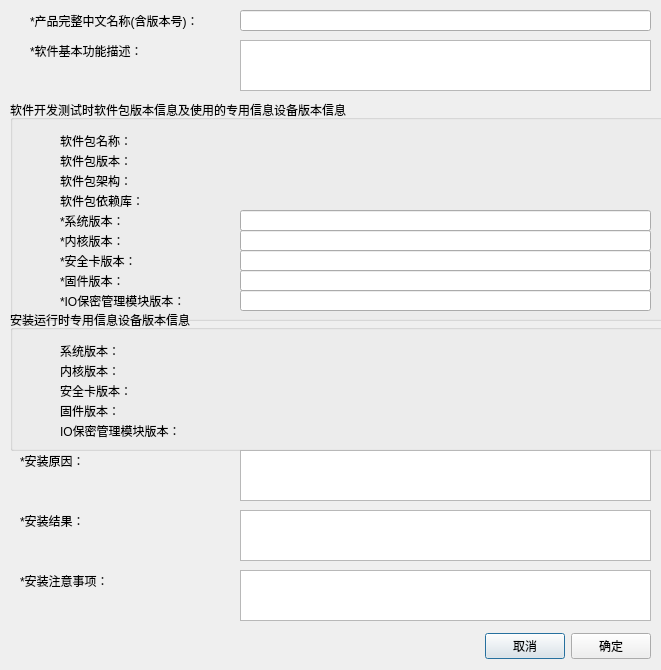
<?xml version="1.0" encoding="UTF-8"?>
<ui version="4.0">
 <class>AddPackageDialog</class>
 <widget class="QDialog" name="AddPackageDialog">
  <property name="geometry">
   <rect>
    <x>0</x>
    <y>0</y>
    <width>661</width>
    <height>670</height>
   </rect>
  </property>
  <property name="minimumSize">
   <size>
    <width>661</width>
    <height>670</height>
   </size>
  </property>
  <property name="maximumSize">
   <size>
    <width>661</width>
    <height>670</height>
   </size>
  </property>
  <property name="windowTitle">
   <string>Dialog</string>
  </property>
  <widget class="QLabel" name="installWarningLabel">
   <property name="geometry">
    <rect>
     <x>20</x>
     <y>570</y>
     <width>121</width>
     <height>21</height>
    </rect>
   </property>
   <property name="text">
    <string>*安装注意事项：</string>
   </property>
  </widget>
  <widget class="QLabel" name="installResultLabel">
   <property name="geometry">
    <rect>
     <x>20</x>
     <y>510</y>
     <width>121</width>
     <height>21</height>
    </rect>
   </property>
   <property name="text">
    <string>*安装结果：</string>
   </property>
  </widget>
  <widget class="QLabel" name="productNameLabel">
   <property name="geometry">
    <rect>
     <x>30</x>
     <y>10</y>
     <width>211</width>
     <height>21</height>
    </rect>
   </property>
   <property name="text">
    <string>*产品完整中文名称(含版本号)：</string>
   </property>
  </widget>
  <widget class="QLabel" name="installReasonLabel">
   <property name="geometry">
    <rect>
     <x>20</x>
     <y>450</y>
     <width>121</width>
     <height>21</height>
    </rect>
   </property>
   <property name="text">
    <string>*安装原因：</string>
   </property>
  </widget>
  <widget class="QLineEdit" name="productNameLineEdit">
   <property name="geometry">
    <rect>
     <x>240</x>
     <y>10</y>
     <width>411</width>
     <height>21</height>
    </rect>
   </property>
   <property name="maxLength">
    <number>256</number>
   </property>
  </widget>
  <widget class="QGroupBox" name="groupBox">
   <property name="geometry">
    <rect>
     <x>10</x>
     <y>100</y>
     <width>661</width>
     <height>221</height>
    </rect>
   </property>
   <property name="styleSheet">
    <string notr="true"/>
   </property>
   <property name="title">
    <string>软件开发测试时软件包版本信息及使用的专用信息设备版本信息</string>
   </property>
   <widget class="QLabel" name="developmentOsVersionLabel">
    <property name="geometry">
     <rect>
      <x>50</x>
      <y>110</y>
      <width>161</width>
      <height>21</height>
     </rect>
    </property>
    <property name="text">
     <string>*系统版本：</string>
    </property>
   </widget>
   <widget class="QLabel" name="developmentIoModuleVersionLabel">
    <property name="geometry">
     <rect>
      <x>50</x>
      <y>190</y>
      <width>161</width>
      <height>21</height>
     </rect>
    </property>
    <property name="text">
     <string>*IO保密管理模块版本：</string>
    </property>
   </widget>
   <widget class="QLineEdit" name="developmentFirmwareVersionLineEdit">
    <property name="geometry">
     <rect>
      <x>230</x>
      <y>170</y>
      <width>411</width>
      <height>21</height>
     </rect>
    </property>
    <property name="maxLength">
     <number>128</number>
    </property>
   </widget>
   <widget class="QLabel" name="developmentSocVersionLabel">
    <property name="geometry">
     <rect>
      <x>50</x>
      <y>150</y>
      <width>161</width>
      <height>21</height>
     </rect>
    </property>
    <property name="text">
     <string>*安全卡版本：</string>
    </property>
   </widget>
   <widget class="QLabel" name="pkgArchlabel">
    <property name="geometry">
     <rect>
      <x>50</x>
      <y>70</y>
      <width>121</width>
      <height>21</height>
     </rect>
    </property>
    <property name="text">
     <string>软件包架构：</string>
    </property>
   </widget>
   <widget class="QLabel" name="pkgVersionlabel">
    <property name="geometry">
     <rect>
      <x>50</x>
      <y>50</y>
      <width>111</width>
      <height>21</height>
     </rect>
    </property>
    <property name="text">
     <string>软件包版本：</string>
    </property>
   </widget>
   <widget class="QLineEdit" name="developmentKernelVersionLineEdit">
    <property name="geometry">
     <rect>
      <x>230</x>
      <y>130</y>
      <width>411</width>
      <height>21</height>
     </rect>
    </property>
    <property name="maxLength">
     <number>128</number>
    </property>
   </widget>
   <widget class="QLineEdit" name="developmentOsVersionLineEdit">
    <property name="geometry">
     <rect>
      <x>230</x>
      <y>110</y>
      <width>411</width>
      <height>21</height>
     </rect>
    </property>
    <property name="maxLength">
     <number>128</number>
    </property>
   </widget>
   <widget class="QLineEdit" name="developmentIoModuleVersionLineEdit">
    <property name="geometry">
     <rect>
      <x>230</x>
      <y>190</y>
      <width>411</width>
      <height>21</height>
     </rect>
    </property>
    <property name="maxLength">
     <number>128</number>
    </property>
   </widget>
   <widget class="QLabel" name="developmentKernelVersionLabel">
    <property name="geometry">
     <rect>
      <x>50</x>
      <y>130</y>
      <width>161</width>
      <height>21</height>
     </rect>
    </property>
    <property name="text">
     <string>*内核版本：</string>
    </property>
   </widget>
   <widget class="QLabel" name="developmentFirmwareVersionLabel">
    <property name="geometry">
     <rect>
      <x>50</x>
      <y>170</y>
      <width>161</width>
      <height>21</height>
     </rect>
    </property>
    <property name="text">
     <string>*固件版本：</string>
    </property>
   </widget>
   <widget class="QLabel" name="pkgDependencylabel">
    <property name="geometry">
     <rect>
      <x>50</x>
      <y>90</y>
      <width>121</width>
      <height>21</height>
     </rect>
    </property>
    <property name="text">
     <string>软件包依赖库：</string>
    </property>
   </widget>
   <widget class="QLabel" name="pkgNamelabel">
    <property name="geometry">
     <rect>
      <x>50</x>
      <y>30</y>
      <width>111</width>
      <height>21</height>
     </rect>
    </property>
    <property name="text">
     <string>软件包名称：</string>
    </property>
   </widget>
   <widget class="QLineEdit" name="developmentSocVersionLineEdit">
    <property name="geometry">
     <rect>
      <x>230</x>
      <y>150</y>
      <width>411</width>
      <height>21</height>
     </rect>
    </property>
    <property name="maxLength">
     <number>128</number>
    </property>
   </widget>
   <widget class="QLabel" name="pkgNameLabel">
    <property name="geometry">
     <rect>
      <x>230</x>
      <y>30</y>
      <width>411</width>
      <height>21</height>
     </rect>
    </property>
    <property name="text">
     <string/>
    </property>
   </widget>
   <widget class="QLabel" name="pkgDependencyLabel">
    <property name="geometry">
     <rect>
      <x>230</x>
      <y>90</y>
      <width>411</width>
      <height>21</height>
     </rect>
    </property>
    <property name="text">
     <string/>
    </property>
   </widget>
   <widget class="QLabel" name="pkgVersionLabel">
    <property name="geometry">
     <rect>
      <x>230</x>
      <y>50</y>
      <width>411</width>
      <height>21</height>
     </rect>
    </property>
    <property name="text">
     <string/>
    </property>
   </widget>
   <widget class="QLabel" name="pkgArchLabel">
    <property name="geometry">
     <rect>
      <x>230</x>
      <y>70</y>
      <width>401</width>
      <height>21</height>
     </rect>
    </property>
    <property name="text">
     <string/>
    </property>
   </widget>
  </widget>
  <widget class="QGroupBox" name="groupBox_2">
   <property name="geometry">
    <rect>
     <x>10</x>
     <y>310</y>
     <width>661</width>
     <height>141</height>
    </rect>
   </property>
   <property name="styleSheet">
    <string notr="true"/>
   </property>
   <property name="title">
    <string>安装运行时专用信息设备版本信息</string>
   </property>
   <widget class="QLabel" name="runtimeKernelVersionlabel">
    <property name="geometry">
     <rect>
      <x>50</x>
      <y>50</y>
      <width>161</width>
      <height>21</height>
     </rect>
    </property>
    <property name="text">
     <string>内核版本：</string>
    </property>
   </widget>
   <widget class="QLabel" name="runtimeIoModuleVersionlabel">
    <property name="geometry">
     <rect>
      <x>50</x>
      <y>110</y>
      <width>161</width>
      <height>21</height>
     </rect>
    </property>
    <property name="text">
     <string>IO保密管理模块版本：</string>
    </property>
   </widget>
   <widget class="QLabel" name="runtimeOsVersionlabel">
    <property name="geometry">
     <rect>
      <x>50</x>
      <y>30</y>
      <width>161</width>
      <height>21</height>
     </rect>
    </property>
    <property name="text">
     <string>系统版本：</string>
    </property>
   </widget>
   <widget class="QLabel" name="runtimeFirmwareVersionlabel">
    <property name="geometry">
     <rect>
      <x>50</x>
      <y>90</y>
      <width>161</width>
      <height>21</height>
     </rect>
    </property>
    <property name="text">
     <string>固件版本：</string>
    </property>
   </widget>
   <widget class="QLabel" name="runtimeSocVersionlabel">
    <property name="geometry">
     <rect>
      <x>50</x>
      <y>70</y>
      <width>161</width>
      <height>21</height>
     </rect>
    </property>
    <property name="text">
     <string>安全卡版本：</string>
    </property>
   </widget>
   <widget class="QLabel" name="runtimeOsVersionLabel">
    <property name="geometry">
     <rect>
      <x>230</x>
      <y>30</y>
      <width>411</width>
      <height>21</height>
     </rect>
    </property>
    <property name="text">
     <string/>
    </property>
   </widget>
   <widget class="QLabel" name="runtimeFirmwareVersionLabel">
    <property name="geometry">
     <rect>
      <x>230</x>
      <y>90</y>
      <width>411</width>
      <height>21</height>
     </rect>
    </property>
    <property name="text">
     <string/>
    </property>
   </widget>
   <widget class="QLabel" name="runtimeIoModuleVersionLabel">
    <property name="geometry">
     <rect>
      <x>230</x>
      <y>110</y>
      <width>411</width>
      <height>21</height>
     </rect>
    </property>
    <property name="text">
     <string/>
    </property>
   </widget>
   <widget class="QLabel" name="runtimeSocVersionLabel">
    <property name="geometry">
     <rect>
      <x>230</x>
      <y>70</y>
      <width>411</width>
      <height>21</height>
     </rect>
    </property>
    <property name="text">
     <string/>
    </property>
   </widget>
   <widget class="QLabel" name="runtimeKernelVersionLabel">
    <property name="geometry">
     <rect>
      <x>230</x>
      <y>50</y>
      <width>411</width>
      <height>21</height>
     </rect>
    </property>
    <property name="text">
     <string/>
    </property>
   </widget>
  </widget>
  <widget class="QLabel" name="descLabel">
   <property name="geometry">
    <rect>
     <x>30</x>
     <y>40</y>
     <width>191</width>
     <height>21</height>
    </rect>
   </property>
   <property name="text">
    <string>*软件基本功能描述：</string>
   </property>
  </widget>
  <widget class="QWidget" name="layoutWidget">
   <property name="geometry">
    <rect>
     <x>20</x>
     <y>630</y>
     <width>631</width>
     <height>32</height>
    </rect>
   </property>
   <layout class="QHBoxLayout" name="horizontalLayout">
    <item>
     <spacer name="horizontalSpacer_3">
      <property name="orientation">
       <enum>Qt::Horizontal</enum>
      </property>
      <property name="sizeHint" stdset="0">
       <size>
        <width>228</width>
        <height>28</height>
       </size>
      </property>
     </spacer>
    </item>
    <item>
     <widget class="QPushButton" name="cancelButton">
      <property name="text">
       <string>取消</string>
      </property>
     </widget>
    </item>
    <item>
     <widget class="QPushButton" name="sureButton">
      <property name="text">
       <string>确定</string>
      </property>
     </widget>
    </item>
   </layout>
  </widget>
  <widget class="QTextEdit" name="descTextEdit">
   <property name="geometry">
    <rect>
     <x>240</x>
     <y>40</y>
     <width>411</width>
     <height>51</height>
    </rect>
   </property>
  </widget>
  <widget class="QTextEdit" name="installResultTextEdit">
   <property name="geometry">
    <rect>
     <x>240</x>
     <y>510</y>
     <width>411</width>
     <height>51</height>
    </rect>
   </property>
  </widget>
  <widget class="QTextEdit" name="installReasonTextEdit">
   <property name="geometry">
    <rect>
     <x>240</x>
     <y>450</y>
     <width>411</width>
     <height>51</height>
    </rect>
   </property>
  </widget>
  <widget class="QTextEdit" name="installWarningTextEdit">
   <property name="geometry">
    <rect>
     <x>240</x>
     <y>570</y>
     <width>411</width>
     <height>51</height>
    </rect>
   </property>
  </widget>
 </widget>
 <tabstops>
  <tabstop>productNameLineEdit</tabstop>
  <tabstop>developmentOsVersionLineEdit</tabstop>
  <tabstop>developmentKernelVersionLineEdit</tabstop>
  <tabstop>developmentSocVersionLineEdit</tabstop>
  <tabstop>developmentFirmwareVersionLineEdit</tabstop>
  <tabstop>developmentIoModuleVersionLineEdit</tabstop>
  <tabstop>cancelButton</tabstop>
  <tabstop>sureButton</tabstop>
 </tabstops>
 <resources/>
 <connections/>
</ui>
